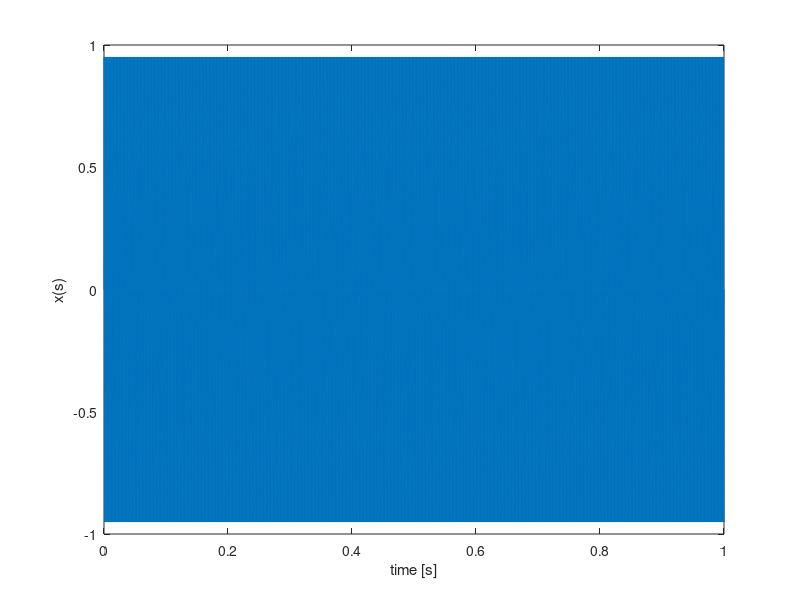
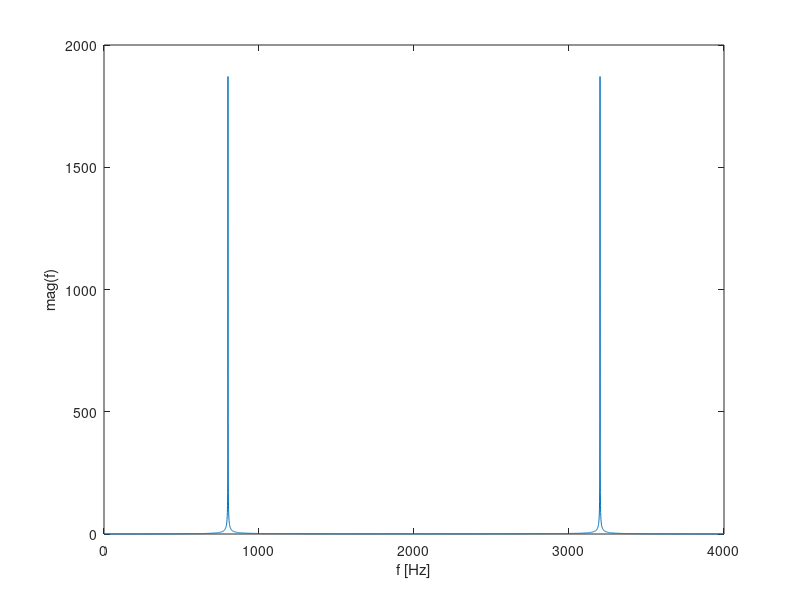
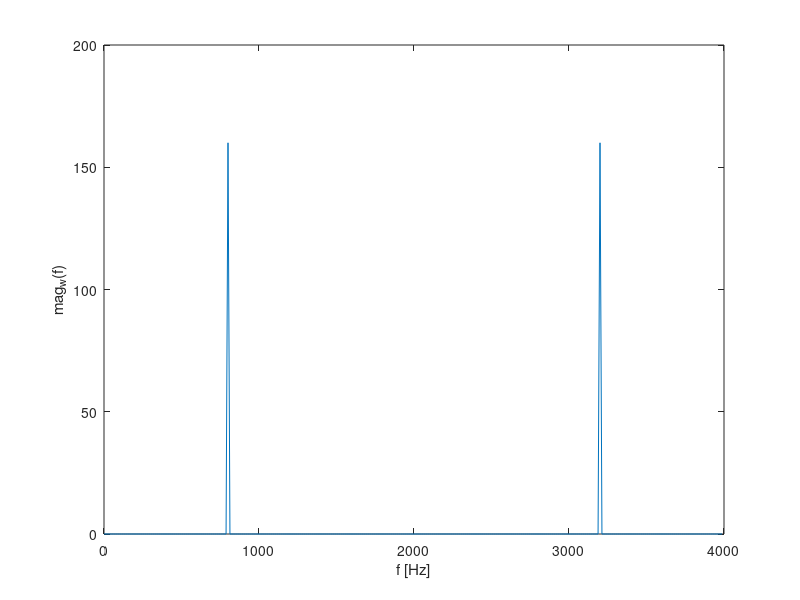

MATLAB code for these plots, in order:
%% July 21, 2020
clear
%% a
T = 1;
f0 = 800;
fs = 4000;
ts = 1/fs;
t = 0:ts:T; % extra sample
x = sin(2*pi*f0*t);
%% b
figure(1)
plot(t, x)
xlabel('time [s]')
ylabel('x(s)')
%% c
sound(x, fs);
%% d
w_len = round(0.080 * fs);
w = ones(1, w_len);
%% e
x_w = w .* x(1:w_len);
%% f
mag = abs(fft(x));
mag_w = abs(fft(x_w));
%% g
ph = angle(fft(x));
ph_w = angle(fft(x_w));
%% h
f_axis = (0:length(mag)-1) / length(mag) * fs;
figure(2)
plot(f_axis, mag)
xlabel('f [Hz]')
ylabel('mag(f)')
%% i
figure(3)
f_axis = (0:length(mag_w)-1) / length(mag_w) * fs;
plot(f_axis, mag_w)
xlabel('f [Hz]')
ylabel('mag_w(f)')